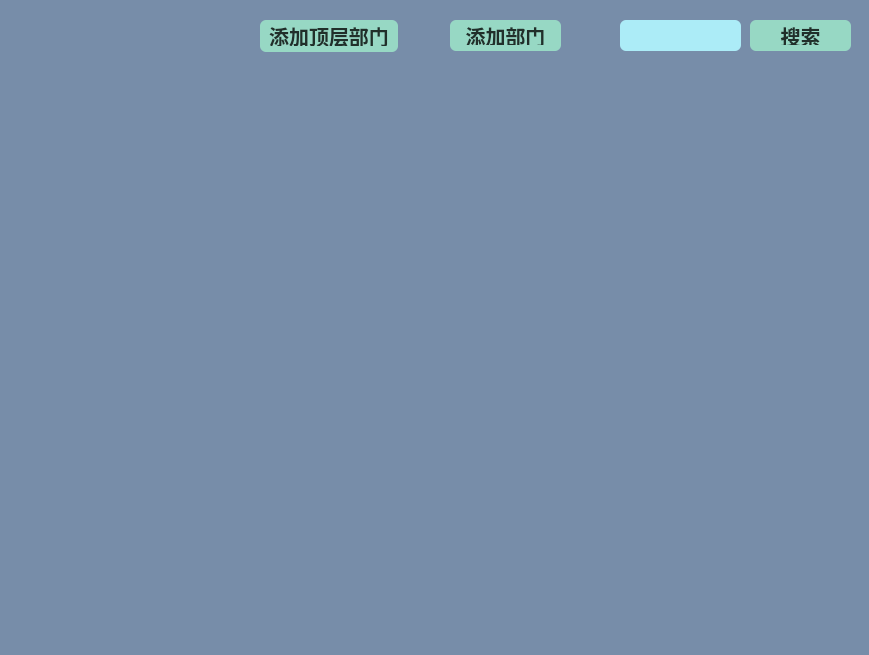
<?xml version="1.0" encoding="UTF-8"?>
<ui version="4.0">
 <class>Widget</class>
 <widget class="QWidget" name="Widget">
  <property name="geometry">
   <rect>
    <x>0</x>
    <y>0</y>
    <width>869</width>
    <height>655</height>
   </rect>
  </property>
  <property name="windowTitle">
   <string>Widget</string>
  </property>
  <property name="styleSheet">
   <string notr="true">background-color: #778da9</string>
  </property>
  <widget class="QPushButton" name="a1">
   <property name="geometry">
    <rect>
     <x>260</x>
     <y>20</y>
     <width>138</width>
     <height>32</height>
    </rect>
   </property>
   <property name="styleSheet">
    <string notr="true">QPushButton{
            background-color:#97d8c4;
            order-style:outset;
            border-width:2px;
            border-radius:6px;
            border-color:white;
            font:bold 20px;
            color:rgba(0,0,0,200);
            padding:6px;
            }
QPushButton:pressed{
            background-color:#b2f7ef;
            border-color:white;
            border-style:inset;
            color:rgba(0,0,0,100);
            }
 QPushButton:hover{
            background-color:#b2f7ef;
            border-color:white;
            color:rgba(0,0,0,200);
            }</string>
   </property>
   <property name="text">
    <string>添加顶层部门</string>
   </property>
  </widget>
  <widget class="QPushButton" name="a2">
   <property name="geometry">
    <rect>
     <x>450</x>
     <y>20</y>
     <width>111</width>
     <height>31</height>
    </rect>
   </property>
   <property name="styleSheet">
    <string notr="true">QPushButton{
            background-color:#97d8c4;
            order-style:outset;
            border-width:2px;
            border-radius:6px;
            border-color:white;
            font:bold 20px;
            color:rgba(0,0,0,200);
            padding:6px;
            }
QPushButton:pressed{
            background-color:#b2f7ef;
            border-color:white;
            border-style:inset;
            color:rgba(0,0,0,100);
            }
 QPushButton:hover{
            background-color:#b2f7ef;
            border-color:white;
            color:rgba(0,0,0,200);
            }</string>
   </property>
   <property name="text">
    <string>添加部门</string>
   </property>
  </widget>
  <widget class="QLineEdit" name="who">
   <property name="geometry">
    <rect>
     <x>620</x>
     <y>20</y>
     <width>121</width>
     <height>31</height>
    </rect>
   </property>
   <property name="styleSheet">
    <string notr="true">border-radius:6px;
font:bold 20px;
background-color:#acecf7;</string>
   </property>
  </widget>
  <widget class="QPushButton" name="find">
   <property name="geometry">
    <rect>
     <x>750</x>
     <y>20</y>
     <width>101</width>
     <height>31</height>
    </rect>
   </property>
   <property name="styleSheet">
    <string notr="true">QPushButton{
            background-color:#97d8c4;
            order-style:outset;
            border-width:2px;
            border-radius:6px;
            border-color:white;
            font:bold 20px;
            color:rgba(0,0,0,200);
            padding:6px;
            }
QPushButton:pressed{
            background-color:#b2f7ef;
            border-color:white;
            border-style:inset;
            color:rgba(0,0,0,100);
            }
 QPushButton:hover{
            background-color:#b2f7ef;
            border-color:white;
            color:rgba(0,0,0,200);
            }</string>
   </property>
   <property name="text">
    <string>搜索</string>
   </property>
  </widget>
 </widget>
 <layoutdefault spacing="6" margin="11"/>
 <resources/>
 <connections/>
</ui>
